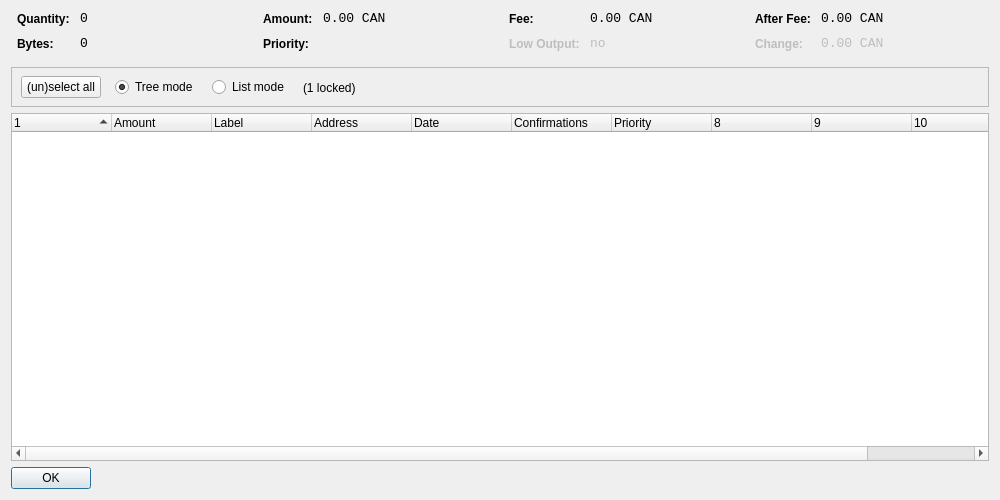
<?xml version="1.0" encoding="UTF-8"?>
<ui version="4.0">
 <class>CoinControlDialog</class>
 <widget class="QDialog" name="CoinControlDialog">
  <property name="geometry">
   <rect>
    <x>0</x>
    <y>0</y>
    <width>1000</width>
    <height>500</height>
   </rect>
  </property>
  <property name="windowTitle">
   <string>Coin Control</string>
  </property>
  <layout class="QVBoxLayout" name="verticalLayout">
   <item>
    <layout class="QHBoxLayout" name="horizontalLayoutTop" stretch="0,0,0,0">
     <property name="topMargin">
      <number>0</number>
     </property>
     <property name="bottomMargin">
      <number>10</number>
     </property>
     <item>
      <layout class="QFormLayout" name="formLayoutCoinControl1">
       <property name="horizontalSpacing">
        <number>10</number>
       </property>
       <property name="verticalSpacing">
        <number>10</number>
       </property>
       <property name="leftMargin">
        <number>6</number>
       </property>
       <property name="rightMargin">
        <number>6</number>
       </property>
       <item row="0" column="0">
        <widget class="QLabel" name="labelCoinControlQuantityText">
         <property name="styleSheet">
          <string notr="true">font-weight:bold;</string>
         </property>
         <property name="text">
          <string>Quantity:</string>
         </property>
        </widget>
       </item>
       <item row="0" column="1">
        <widget class="QLabel" name="labelCoinControlQuantity">
         <property name="font">
          <font>
           <family>Monospace</family>
           <pointsize>10</pointsize>
          </font>
         </property>
         <property name="cursor">
          <cursorShape>IBeamCursor</cursorShape>
         </property>
         <property name="contextMenuPolicy">
          <enum>Qt::ActionsContextMenu</enum>
         </property>
         <property name="text">
          <string notr="true">0</string>
         </property>
         <property name="textInteractionFlags">
          <set>Qt::LinksAccessibleByMouse|Qt::TextSelectableByKeyboard|Qt::TextSelectableByMouse</set>
         </property>
        </widget>
       </item>
       <item row="1" column="0">
        <widget class="QLabel" name="labelCoinControlBytesText">
         <property name="styleSheet">
          <string notr="true">font-weight:bold;</string>
         </property>
         <property name="text">
          <string>Bytes:</string>
         </property>
        </widget>
       </item>
       <item row="1" column="1">
        <widget class="QLabel" name="labelCoinControlBytes">
         <property name="font">
          <font>
           <family>Monospace</family>
           <pointsize>10</pointsize>
          </font>
         </property>
         <property name="cursor">
          <cursorShape>IBeamCursor</cursorShape>
         </property>
         <property name="contextMenuPolicy">
          <enum>Qt::ActionsContextMenu</enum>
         </property>
         <property name="text">
          <string notr="true">0</string>
         </property>
         <property name="textInteractionFlags">
          <set>Qt::LinksAccessibleByMouse|Qt::TextSelectableByKeyboard|Qt::TextSelectableByMouse</set>
         </property>
        </widget>
       </item>
      </layout>
     </item>
     <item>
      <layout class="QFormLayout" name="formLayoutCoinControl2">
       <property name="horizontalSpacing">
        <number>10</number>
       </property>
       <property name="verticalSpacing">
        <number>10</number>
       </property>
       <property name="leftMargin">
        <number>6</number>
       </property>
       <property name="rightMargin">
        <number>6</number>
       </property>
       <item row="0" column="0">
        <widget class="QLabel" name="labelCoinControlAmountText">
         <property name="styleSheet">
          <string notr="true">font-weight:bold;</string>
         </property>
         <property name="text">
          <string>Amount:</string>
         </property>
        </widget>
       </item>
       <item row="0" column="1">
        <widget class="QLabel" name="labelCoinControlAmount">
         <property name="font">
          <font>
           <family>Monospace</family>
           <pointsize>10</pointsize>
          </font>
         </property>
         <property name="cursor">
          <cursorShape>IBeamCursor</cursorShape>
         </property>
         <property name="contextMenuPolicy">
          <enum>Qt::ActionsContextMenu</enum>
         </property>
         <property name="text">
          <string notr="true">0.00 CAN</string>
         </property>
         <property name="textInteractionFlags">
          <set>Qt::LinksAccessibleByMouse|Qt::TextSelectableByKeyboard|Qt::TextSelectableByMouse</set>
         </property>
        </widget>
       </item>
       <item row="1" column="0">
        <widget class="QLabel" name="labelCoinControlPriorityText">
         <property name="styleSheet">
          <string notr="true">font-weight:bold;</string>
         </property>
         <property name="text">
          <string>Priority:</string>
         </property>
        </widget>
       </item>
       <item row="1" column="1">
        <widget class="QLabel" name="labelCoinControlPriority">
         <property name="font">
          <font>
           <family>Monospace</family>
           <pointsize>10</pointsize>
          </font>
         </property>
         <property name="cursor">
          <cursorShape>IBeamCursor</cursorShape>
         </property>
         <property name="contextMenuPolicy">
          <enum>Qt::ActionsContextMenu</enum>
         </property>
         <property name="text">
          <string/>
         </property>
         <property name="textInteractionFlags">
          <set>Qt::LinksAccessibleByMouse|Qt::TextSelectableByKeyboard|Qt::TextSelectableByMouse</set>
         </property>
        </widget>
       </item>
      </layout>
     </item>
     <item>
      <layout class="QFormLayout" name="formLayoutCoinControl3">
       <property name="horizontalSpacing">
        <number>10</number>
       </property>
       <property name="verticalSpacing">
        <number>10</number>
       </property>
       <property name="leftMargin">
        <number>6</number>
       </property>
       <property name="rightMargin">
        <number>6</number>
       </property>
       <item row="0" column="0">
        <widget class="QLabel" name="labelCoinControlFeeText">
         <property name="styleSheet">
          <string notr="true">font-weight:bold;</string>
         </property>
         <property name="text">
          <string>Fee:</string>
         </property>
        </widget>
       </item>
       <item row="0" column="1">
        <widget class="QLabel" name="labelCoinControlFee">
         <property name="font">
          <font>
           <family>Monospace</family>
           <pointsize>10</pointsize>
          </font>
         </property>
         <property name="cursor">
          <cursorShape>IBeamCursor</cursorShape>
         </property>
         <property name="contextMenuPolicy">
          <enum>Qt::ActionsContextMenu</enum>
         </property>
         <property name="text">
          <string notr="true">0.00 CAN</string>
         </property>
         <property name="textInteractionFlags">
          <set>Qt::LinksAccessibleByMouse|Qt::TextSelectableByKeyboard|Qt::TextSelectableByMouse</set>
         </property>
        </widget>
       </item>
       <item row="1" column="0">
        <widget class="QLabel" name="labelCoinControlLowOutputText">
         <property name="enabled">
          <bool>false</bool>
         </property>
         <property name="styleSheet">
          <string notr="true">font-weight:bold;</string>
         </property>
         <property name="text">
          <string>Low Output:</string>
         </property>
        </widget>
       </item>
       <item row="1" column="1">
        <widget class="QLabel" name="labelCoinControlLowOutput">
         <property name="enabled">
          <bool>false</bool>
         </property>
         <property name="font">
          <font>
           <family>Monospace</family>
           <pointsize>10</pointsize>
          </font>
         </property>
         <property name="cursor">
          <cursorShape>IBeamCursor</cursorShape>
         </property>
         <property name="contextMenuPolicy">
          <enum>Qt::ActionsContextMenu</enum>
         </property>
         <property name="text">
          <string>no</string>
         </property>
         <property name="textInteractionFlags">
          <set>Qt::LinksAccessibleByMouse|Qt::TextSelectableByKeyboard|Qt::TextSelectableByMouse</set>
         </property>
        </widget>
       </item>
      </layout>
     </item>
     <item>
      <layout class="QFormLayout" name="formLayoutCoinControl4">
       <property name="horizontalSpacing">
        <number>10</number>
       </property>
       <property name="verticalSpacing">
        <number>10</number>
       </property>
       <property name="leftMargin">
        <number>6</number>
       </property>
       <property name="rightMargin">
        <number>6</number>
       </property>
       <item row="0" column="0">
        <widget class="QLabel" name="labelCoinControlAfterFeeText">
         <property name="styleSheet">
          <string notr="true">font-weight:bold;</string>
         </property>
         <property name="text">
          <string>After Fee:</string>
         </property>
        </widget>
       </item>
       <item row="0" column="1">
        <widget class="QLabel" name="labelCoinControlAfterFee">
         <property name="font">
          <font>
           <family>Monospace</family>
           <pointsize>10</pointsize>
          </font>
         </property>
         <property name="cursor">
          <cursorShape>IBeamCursor</cursorShape>
         </property>
         <property name="contextMenuPolicy">
          <enum>Qt::ActionsContextMenu</enum>
         </property>
         <property name="text">
          <string notr="true">0.00 CAN</string>
         </property>
         <property name="textInteractionFlags">
          <set>Qt::LinksAccessibleByMouse|Qt::TextSelectableByKeyboard|Qt::TextSelectableByMouse</set>
         </property>
        </widget>
       </item>
       <item row="1" column="0">
        <widget class="QLabel" name="labelCoinControlChangeText">
         <property name="enabled">
          <bool>false</bool>
         </property>
         <property name="styleSheet">
          <string notr="true">font-weight:bold;</string>
         </property>
         <property name="text">
          <string>Change:</string>
         </property>
        </widget>
       </item>
       <item row="1" column="1">
        <widget class="QLabel" name="labelCoinControlChange">
         <property name="enabled">
          <bool>false</bool>
         </property>
         <property name="font">
          <font>
           <family>Monospace</family>
           <pointsize>10</pointsize>
          </font>
         </property>
         <property name="cursor">
          <cursorShape>IBeamCursor</cursorShape>
         </property>
         <property name="contextMenuPolicy">
          <enum>Qt::ActionsContextMenu</enum>
         </property>
         <property name="text">
          <string notr="true">0.00 CAN</string>
         </property>
         <property name="textInteractionFlags">
          <set>Qt::LinksAccessibleByMouse|Qt::TextSelectableByKeyboard|Qt::TextSelectableByMouse</set>
         </property>
        </widget>
       </item>
      </layout>
     </item>
    </layout>
   </item>
   <item>
    <widget class="QFrame" name="frame">
     <property name="minimumSize">
      <size>
       <width>0</width>
       <height>40</height>
      </size>
     </property>
     <property name="frameShape">
      <enum>QFrame::StyledPanel</enum>
     </property>
     <property name="frameShadow">
      <enum>QFrame::Sunken</enum>
     </property>
     <widget class="QWidget" name="horizontalLayoutWidget">
      <property name="geometry">
       <rect>
        <x>10</x>
        <y>0</y>
        <width>781</width>
        <height>41</height>
       </rect>
      </property>
      <layout class="QHBoxLayout" name="horizontalLayoutPanel" stretch="0,0,0,0,0">
       <property name="spacing">
        <number>14</number>
       </property>
       <item>
        <widget class="QPushButton" name="pushButtonSelectAll">
         <property name="sizePolicy">
          <sizepolicy hsizetype="Maximum" vsizetype="Fixed">
           <horstretch>0</horstretch>
           <verstretch>0</verstretch>
          </sizepolicy>
         </property>
         <property name="text">
          <string>(un)select all</string>
         </property>
        </widget>
       </item>
       <item>
        <widget class="QRadioButton" name="radioTreeMode">
         <property name="sizePolicy">
          <sizepolicy hsizetype="Maximum" vsizetype="Fixed">
           <horstretch>0</horstretch>
           <verstretch>0</verstretch>
          </sizepolicy>
         </property>
         <property name="text">
          <string>Tree mode</string>
         </property>
         <property name="checked">
          <bool>true</bool>
         </property>
        </widget>
       </item>
       <item>
        <widget class="QRadioButton" name="radioListMode">
         <property name="sizePolicy">
          <sizepolicy hsizetype="Maximum" vsizetype="Fixed">
           <horstretch>0</horstretch>
           <verstretch>0</verstretch>
          </sizepolicy>
         </property>
         <property name="text">
          <string>List mode</string>
         </property>
        </widget>
       </item>
       <item>
        <widget class="QLabel" name="labelLocked">
         <property name="text">
          <string>(1 locked)</string>
         </property>
        </widget>
       </item>
       <item>
        <spacer name="horizontalSpacer">
         <property name="orientation">
          <enum>Qt::Horizontal</enum>
         </property>
         <property name="sizeHint" stdset="0">
          <size>
           <width>40</width>
           <height>20</height>
          </size>
         </property>
        </spacer>
       </item>
      </layout>
     </widget>
    </widget>
   </item>
   <item>
    <widget class="CoinControlTreeWidget" name="treeWidget">
     <property name="contextMenuPolicy">
      <enum>Qt::CustomContextMenu</enum>
     </property>
     <property name="sortingEnabled">
      <bool>false</bool>
     </property>
     <property name="columnCount">
      <number>11</number>
     </property>
     <attribute name="headerShowSortIndicator" stdset="0">
      <bool>true</bool>
     </attribute>
     <attribute name="headerStretchLastSection">
      <bool>false</bool>
     </attribute>
     <column>
      <property name="text">
       <string/>
      </property>
     </column>
     <column>
      <property name="text">
       <string>Amount</string>
      </property>
     </column>
     <column>
      <property name="text">
       <string notr="true">Label</string>
      </property>
     </column>
     <column>
      <property name="text">
       <string>Address</string>
      </property>
     </column>
     <column>
      <property name="text">
       <string>Date</string>
      </property>
     </column>
     <column>
      <property name="text">
       <string>Confirmations</string>
      </property>
      <property name="toolTip">
       <string>Confirmed</string>
      </property>
     </column>
     <column>
      <property name="text">
       <string>Priority</string>
      </property>
     </column>
     <column>
      <property name="text">
       <string/>
      </property>
     </column>
     <column>
      <property name="text">
       <string/>
      </property>
     </column>
     <column>
      <property name="text">
       <string/>
      </property>
     </column>
     <column>
      <property name="text">
       <string/>
      </property>
     </column>
    </widget>
   </item>
   <item>
    <widget class="QDialogButtonBox" name="buttonBox">
     <property name="sizePolicy">
      <sizepolicy hsizetype="Maximum" vsizetype="Fixed">
       <horstretch>0</horstretch>
       <verstretch>0</verstretch>
      </sizepolicy>
     </property>
     <property name="orientation">
      <enum>Qt::Horizontal</enum>
     </property>
     <property name="standardButtons">
      <set>QDialogButtonBox::Ok</set>
     </property>
    </widget>
   </item>
  </layout>
 </widget>
 <customwidgets>
  <customwidget>
   <class>CoinControlTreeWidget</class>
   <extends>QTreeWidget</extends>
   <header>coincontroltreewidget.h</header>
  </customwidget>
 </customwidgets>
 <resources/>
 <connections/>
</ui>
